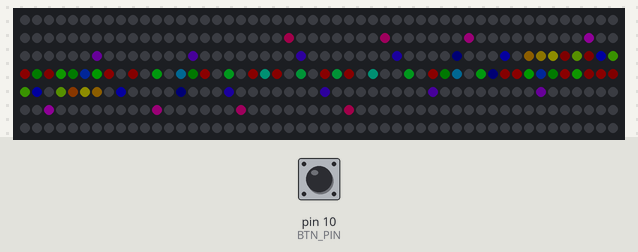
The sketch below on a simulated Arduino Uno, built with avr-gcc and run on an emulated ATmega328P. Shown: 350 RGB LEDs in strip order, left to right, continuing on the next row. Inputs (shaded band) come from the test bench; at power-on: pin 10 (BTN_PIN) HIGH. Dim RGB values are drawn brighter than linear.

Above: at 1.2 s.
1.3 s: pin 10 (BTN_PIN) pulled LOW for 0.15 s
2.0 s: pin 10 (BTN_PIN) pulled LOW for 0.15 s
At 3.7 s:
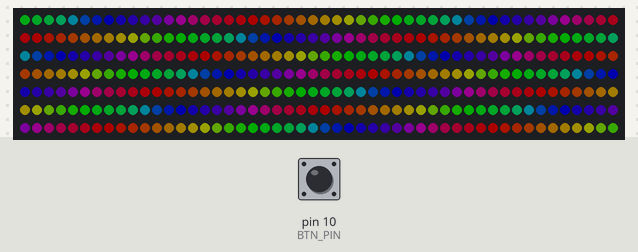
5.1 s: pin 10 (BTN_PIN) pulled LOW for 0.15 s
At 6.7 s:
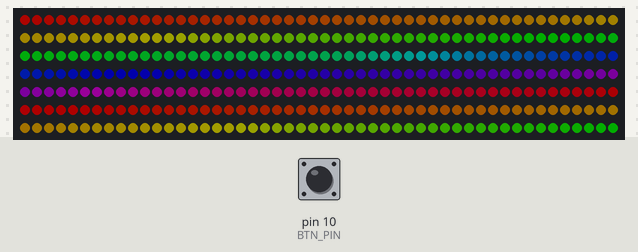
8.2 s: pin 10 (BTN_PIN) pulsed LOW 5 times (0.12 s each, 0.3 s apart)
At 8.9 s:
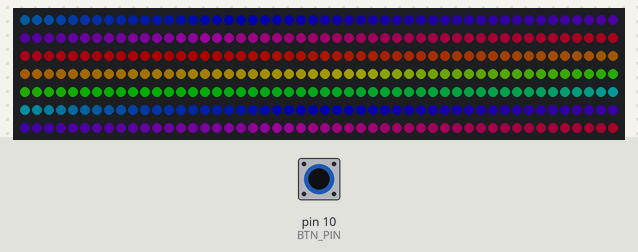
11.2 s: pin 10 (BTN_PIN) pulsed LOW 2 times (0.12 s each, 0.3 s apart)
At 12.0 s:
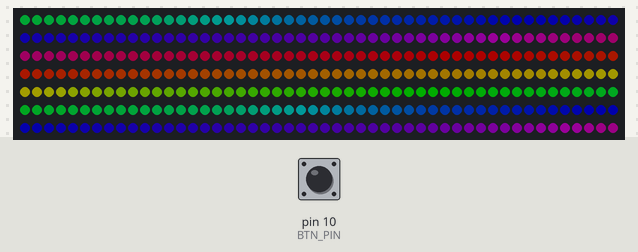
14.8 s: pin 10 (BTN_PIN) pulled LOW for 0.15 s
At 16.38 s:
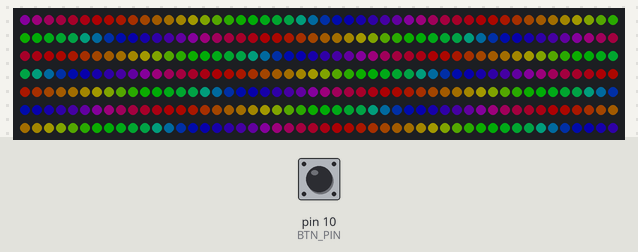
Timing chart, 0 to 16.5 s (numbered marks = the images above; inputs shaded):
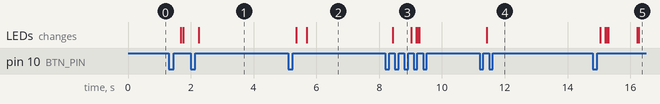

The sketch:

classesButton_1.1.ino
```cpp
#include <FastLED.h>
#include <OneButton.h>

#define NUM_LEDS  350
#define LED_PIN   2
#define BTN_PIN   10

CRGB leds[NUM_LEDS];
uint8_t patternCounter = 0;
bool isRunning = false;

// Push button connected between pin 7 and GND (no resistor required)
OneButton btn = OneButton(BTN_PIN, true, true);

#include "MovingDot.h"
#include "RainbowBeat.h"
#include "RedWhiteBlue.h"
#include "RainbowMarch.h"
#include "PatternSwitcher.h"

void setup() {
  FastLED.addLeds<WS2812B, LED_PIN, GRB>(leds, NUM_LEDS);
  FastLED.setBrightness(50);
  Serial.begin(57600);

  btn.attachClick(nextPattern);
}

void loop() {

  switch (patternCounter) {
    case 0:
      runMovingDot();
      break;
    case 1:
      runRainbowBeat();
      break;
    case 2:
      runRedWhiteBlue();
      break;
    case 3:
      runRainbowMarch();
      break;
    case 4:
      runPatternSwitcher();
      break;
  }

}

void nextPattern() {
  isRunning = false;
  patternCounter = (patternCounter + 1) % 5;
}

void runMovingDot(){
  isRunning = true;
  MovingDot movingDot = MovingDot();
  while(isRunning) movingDot.runPattern();
}

void runRainbowBeat(){
  isRunning = true;
  RainbowBeat rainbowBeat = RainbowBeat();
  while(isRunning) rainbowBeat.runPattern();
}

void runRedWhiteBlue(){
  isRunning = true;
  RedWhiteBlue redWhiteBlue = RedWhiteBlue();
  while(isRunning) redWhiteBlue.runPattern();
}

void runRainbowMarch(){
   isRunning = true;
   RainbowMarch rainbowmarch = RainbowMarch();
   while(isRunning) rainbowmarch.runPattern();
}

void runPatternSwitcher(){
   isRunning = true;
   PatternSwitcher patternswitcher = PatternSwitcher();
   while(isRunning) patternswitcher.runPattern();
}
```

MovingDot.h
```cpp
#include "Arduino.h"

class MovingDot {
  public:
    MovingDot(){
      // Blank constructor
    };
    void runPattern();
  private:
};

void MovingDot::runPattern() {

  uint16_t posBeat  = beatsin16(30, 0, NUM_LEDS - 1, 0, 0);
  uint16_t posBeat2 = beatsin16(60, 0, NUM_LEDS - 1, 0, 0);

  uint16_t posBeat3 = beatsin16(30, 0, NUM_LEDS - 1, 0, 32767);
  uint16_t posBeat4 = beatsin16(60, 0, NUM_LEDS - 1, 0, 32767);

  // Wave for LED color
  uint8_t colBeat  = beatsin8(45, 0, 255, 0, 0);

  leds[(posBeat + posBeat2) / 2]  = CHSV(colBeat, 255, 255);
  leds[(posBeat3 + posBeat4) / 2]  = CHSV(colBeat, 255, 255);

  fadeToBlackBy(leds, NUM_LEDS, 10);

  btn.tick();
  FastLED.show();
}
```

PatternSwitcher.h
```cpp
#include "Arduino.h"

class PatternSwitcher {
  public:
    PatternSwitcher(){
      // Blank constructor
    };
    void runPattern();
  private:
};

void PatternSwitcher::runPattern() {
int8_t patternCounter = 0;
switch (patternCounter) {

    case 0:
      MovingDot();
      break;
    case 1:
      RainbowBeat();
      break;
    case 2:
      RedWhiteBlue();
      break;
    case 3:
      RainbowMarch();
      break;
  }

  EVERY_N_SECONDS(5) {
  isRunning = true;
  patternCounter = (patternCounter + 1) % 4;          // Change the number after the % to the number of patterns you have
}

  btn.tick();
  FastLED.show();
}
```

RainbowBeat.h
```cpp
#include "Arduino.h"

class RainbowBeat {
  public:
    RainbowBeat(){};
    void runPattern();
  private:
};

void RainbowBeat::runPattern() {

  uint16_t beatA = beatsin16(30, 0, 255);
  uint16_t beatB = beatsin16(20, 0, 255);
  fill_rainbow(leds, NUM_LEDS, (beatA+beatB)/2, 8);

  btn.tick();
  FastLED.show();
}
```

RainbowMarch.h
```cpp
class RainbowMarch {
  public:
    RainbowMarch(){};
    void runPattern();
  private:
};

void RainbowMarch::runPattern() {


//void rainbowmarch(uint8_t thisdelay, uint8_t deltahue) {     // The fill_rainbow call doesn't support brightness levels.
uint8_t thisdelay = 40;                                       // A delay value for the sequence(s)
uint8_t thishue = 0;
uint8_t deltahue = 1;
// Starting hue value.
  thishue = beat8(50);                                       // This uses a FastLED sawtooth generator. Again, the '50' should not change on the fly.
  thishue = beatsin8(50,0,255);                              // This can change speeds on the fly. You can also add these to each other.

  fill_rainbow(leds, NUM_LEDS, thishue, deltahue);            // Use FastLED's fill_rainbow routine.
  thishue = millis()*(255-thisdelay)/120;             // To change the rate, add a beat or something to the result. 'thisdelay' must be a fixed value.

 btn.tick();
 FastLED.show();
}
```

RedWhiteBlue.h
```cpp
#include "Arduino.h"

class RedWhiteBlue {
  public:
    RedWhiteBlue(){};
    void runPattern();
  private:
};

void RedWhiteBlue::runPattern() {

  uint16_t sinBeat   = beatsin16(30, 0, NUM_LEDS - 1, 0, 0);
  uint16_t sinBeat2  = beatsin16(30, 0, NUM_LEDS - 1, 0, 21845);
  uint16_t sinBeat3  = beatsin16(30, 0, NUM_LEDS - 1, 0, 43690);

  leds[sinBeat]   = CRGB::Blue;
  leds[sinBeat2]  = CRGB::Red;
  leds[sinBeat3]  = CRGB::White;

  fadeToBlackBy(leds, NUM_LEDS, 10);

  btn.tick();
  FastLED.show();
}
```

Measured:
- after the input at 5.1 s, the LEDs: first change after 0.25 s (image 2 shows a later state)
- after the input at 14.8 s, the LEDs: first change after 0.25 s (image 5 shows a later state)
